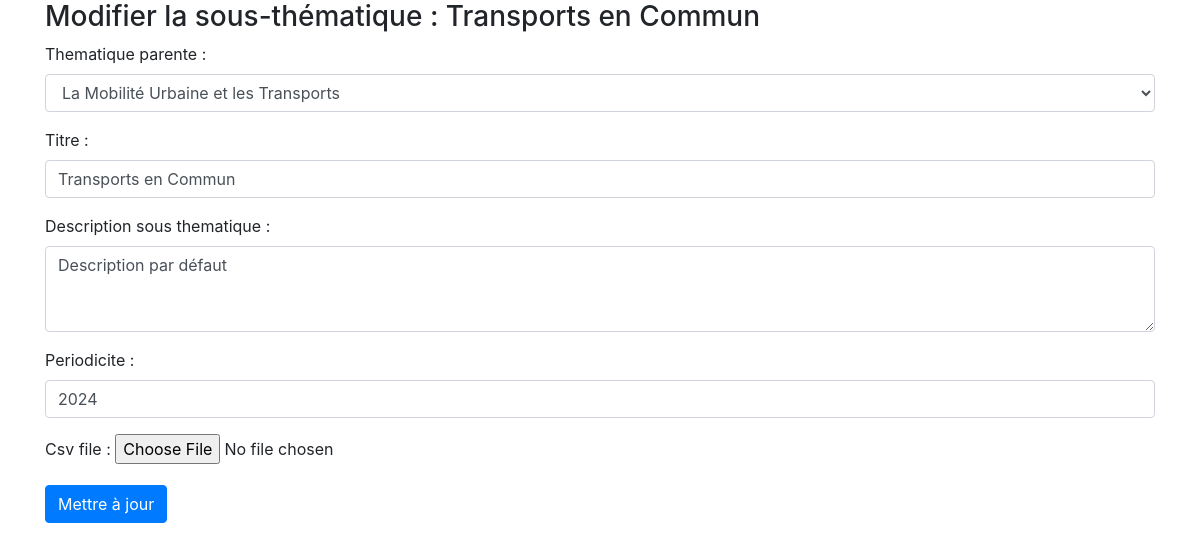
The app's page /update_sous_thematique/transports-en-commun/, older data.
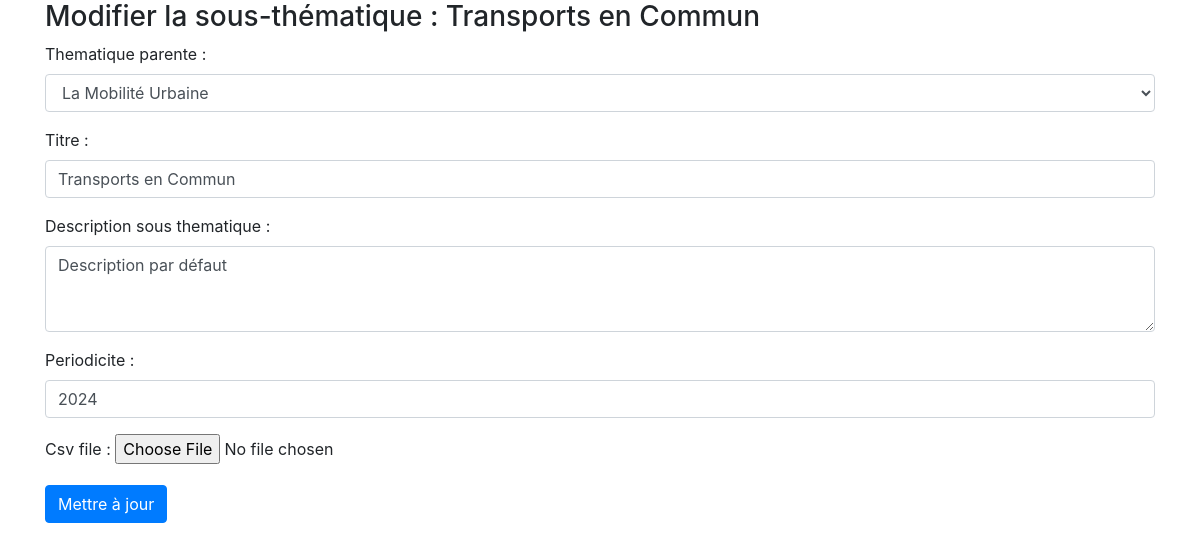
The same page, newer data.
### pages/models.py (models this page shows, shortened)
class SousThematique(models.Model):
    thematique_parente = models.ForeignKey(Thematiques, on_delete=models.CASCADE)
    titre = models.CharField(max_length=200)
    slug = models.SlugField(unique=True, blank=True)
    description_sous_thematique = models.TextField(default='Description par défaut',blank=True)
    date_ajout = models.DateTimeField(auto_now=True)
    periodicite = models.IntegerField(default=2024)  # Utilisation d'un champ entier
    csv_file = models.FileField(upload_to='csv_files/',null=True, blank=True)
    class Meta:
        ordering = ['-date_ajout']

class Thematiques(models.Model):
    titre = models.CharField(max_length=200)
    description=models.TextField(blank=True)
    slug = models.SlugField(unique=True, blank=True)
    image = models.ImageField(upload_to="static/images",blank=True, null=True)
    date_ajout = models.DateTimeField(auto_now=True)
    class Meta:
        ordering = ['-date_ajout']
    def __str__(self):
        return self.titre

### pages/views.py (the view)
# urls.py: path('update_sous_thematique/<slug:slug>/', views.update_sous_thematique, name='update_sous_thematique'),
def update_sous_thematique(request, slug):
    sous_thematique = get_object_or_404(SousThematique, slug=slug)
    if request.method == 'POST':
        form = SousThematiqueForm(request.POST, request.FILES, instance=sous_thematique)
        if form.is_valid():
            form.save()
            return redirect('tables')  # Remplacez par votre URL de succès
    else:
        form = SousThematiqueForm(instance=sous_thematique)
    return render(request, 'pages/update_sous_thematique.html', {'form': form,'sous_thematique':sous_thematique})

### pages/forms.py
class SousThematiqueForm(forms.ModelForm):
    class Meta:
        model = SousThematique
        fields = ['thematique_parente', 'titre', 'description_sous_thematique', 'periodicite', 'csv_file']
        widgets = {
            'thematique_parente': forms.Select(attrs={'class': 'form-control'}),
            'titre': forms.TextInput(attrs={'class': 'form-control'}),
            'description_sous_thematique': forms.Textarea(attrs={'class': 'form-control', 'rows': 3}),
            'periodicite': forms.TextInput(attrs={'class': 'form-control'})
        }

### pages/templates/pages/update_sous_thematique.html (shortened to what this page needs)
<!DOCTYPE html>
<html>
<head>
    <link rel="stylesheet" href="https://stackpath.bootstrapcdn.com/bootstrap/4.3.1/css/bootstrap.min.css">
</head>
<body>
    <div class="container">
        <h3>Modifier la sous-thématique : {{ sous_thematique.titre }}</h3>
        <form method="post" enctype="multipart/form-data">
            {{ form.as_p }}
            <button type="submit" class="btn btn-primary">Mettre à jour</button>
        </form>
    </div>
</body>
</html>

Row changes from the older to the newer data that the page shows:
changed SousThematique "Transports en Commun": thematique_parente "La Mobilité Urbaine et les Transports" → "La Mobilité Urbaine"
